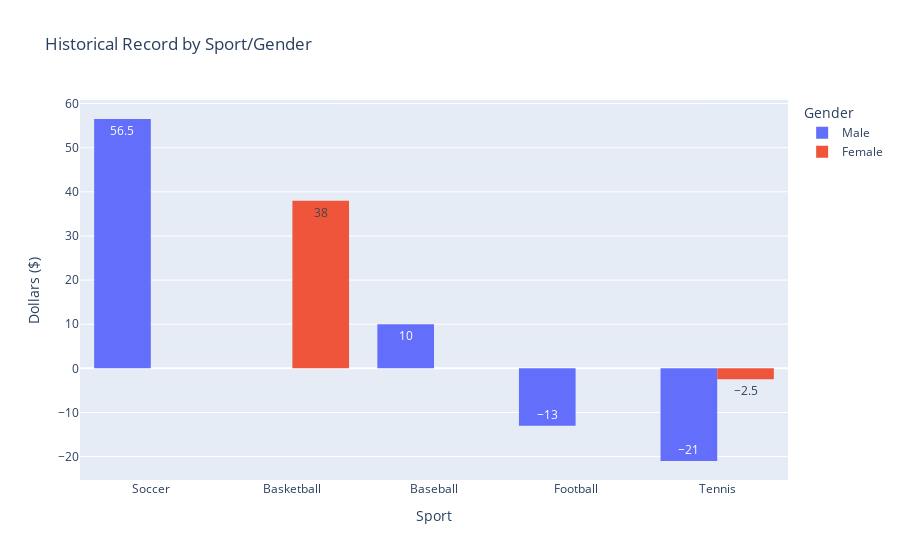

Write notebook code for a chart like this one.
### Code cell
sport = px.histogram(df, 
            x="Sport", 
            y="Win/Lose", 
            color="Gender", 
            barmode="group",
            title=f"Historical Record by Sport/Gender"
            ,histfunc="sum"
            ,text_auto=True)

sport.update_layout(yaxis_title="Dollars ($)")
sport.update_xaxes(type='category')
sport.update_xaxes(categoryorder='total descending')
sport.update_layout(xaxis={'categoryorder':'total descending'}) # add only this line

sport.show()

### Figure 1 — Plotly figure (JSON) as saved in the notebook; plotly's stock layout.template omitted (floating-point values rounded to 4 significant figures)
{"data": [{"alignmentgroup": "True", "bingroup": "x", "histfunc": "sum", "hovertemplate": "Gender=Male<br>Sport=%{x}<br>sum of Win/Lose=%{y}<extra></extra>", "legendgroup": "Male", "marker": {"color": "#636efa", "pattern": {"shape": ""}}, "name": "Male", "offsetgroup": "Male", "orientation": "v", "showlegend": true, "texttemplate": "%{value}", "type": "histogram", "x": ["Soccer", "Soccer", "Football", "Football", "Football", "Baseball", "Baseball", "Baseball", "Soccer", "Tennis", "Soccer", "Soccer", "Soccer", "Soccer", "Soccer", "Soccer", "Soccer", "Soccer", "Football", "Soccer", "Soccer", "Soccer", "Tennis", "Baseball", "Soccer", "Baseball", "Tennis", "Soccer", "Football", "Soccer"], "xaxis": "x", "y": [5, -12.5, -11, -11, -11, 10, 10, 10, 10, -10, 10, 10, -6, 10, 15, 10, 0, -11, 10, 10, 10, 10, -11, -10, -11, -10, 0, 10, 10, -13], "yaxis": "y"}, {"alignmentgroup": "True", "bingroup": "x", "histfunc": "sum", "hovertemplate": "Gender=Female<br>Sport=%{x}<br>sum of Win/Lose=%{y}<extra></extra>", "legendgroup": "Female", "marker": {"color": "#EF553B", "pattern": {"shape": ""}}, "name": "Female", "offsetgroup": "Female", "orientation": "v", "showlegend": true, "texttemplate": "%{value}", "type": "histogram", "x": ["Tennis", "Basketball", "Tennis", "Basketball", "Basketball", "Basketball", "Tennis", "Tennis", "Basketball", "Basketball", "Tennis", "Basketball", "Basketball"], "xaxis": "x", "y": [10, 10, -12.5, 10, -11, -11, -10, 10, 10, 10, 0, 10, 10], "yaxis": "y"}], "layout": {"barmode": "group", "legend": {"title": {"text": "Gender"}, "tracegroupgap": 0}, "title": {"text": "Historical Record by Sport/Gender"}, "xaxis": {"anchor": "y", "categoryorder": "total descending", "domain": [0, 1], "title": {"text": "Sport"}, "type": "category"}, "yaxis": {"anchor": "x", "domain": [0, 1], "title": {"text": "Dollars ($)"}}}}
